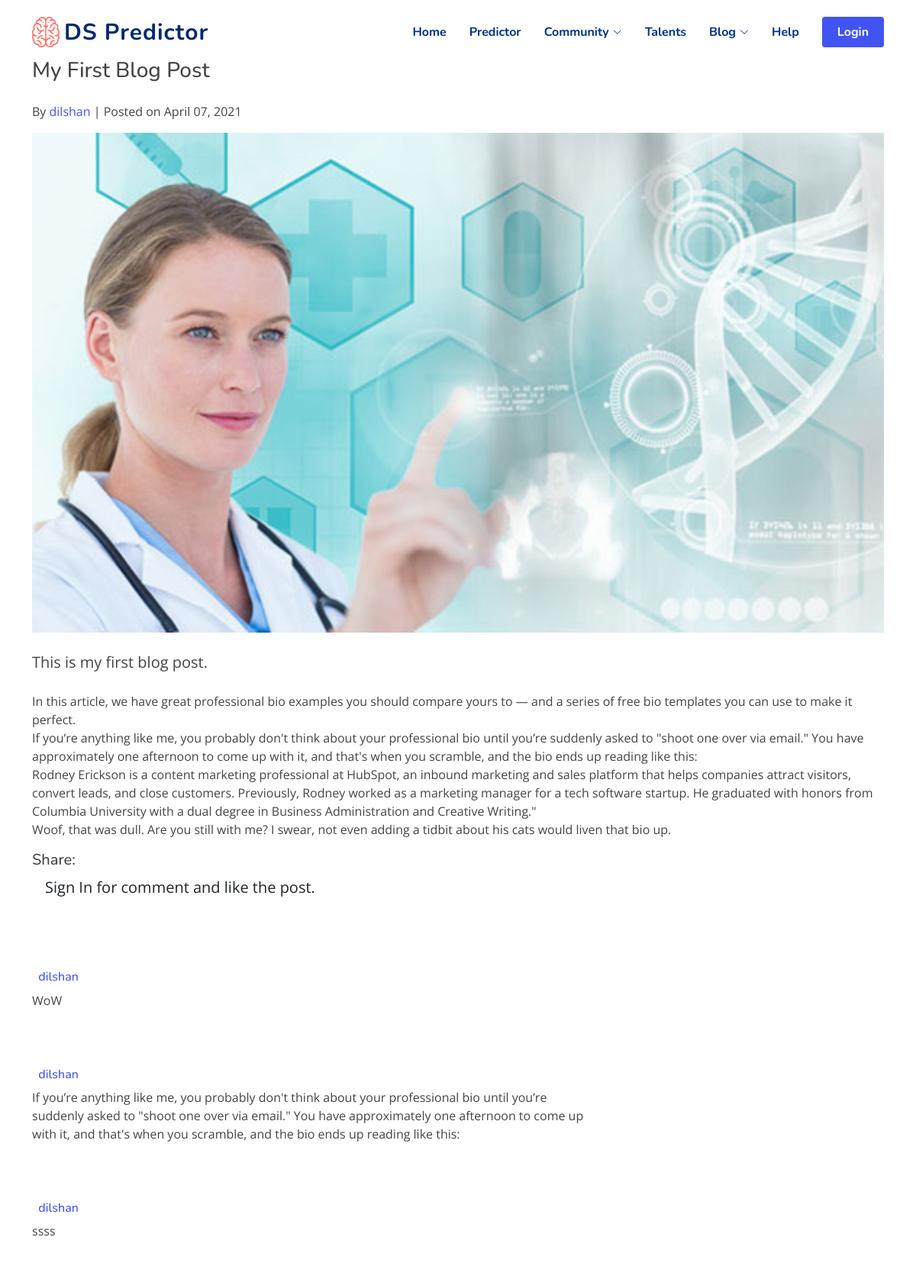
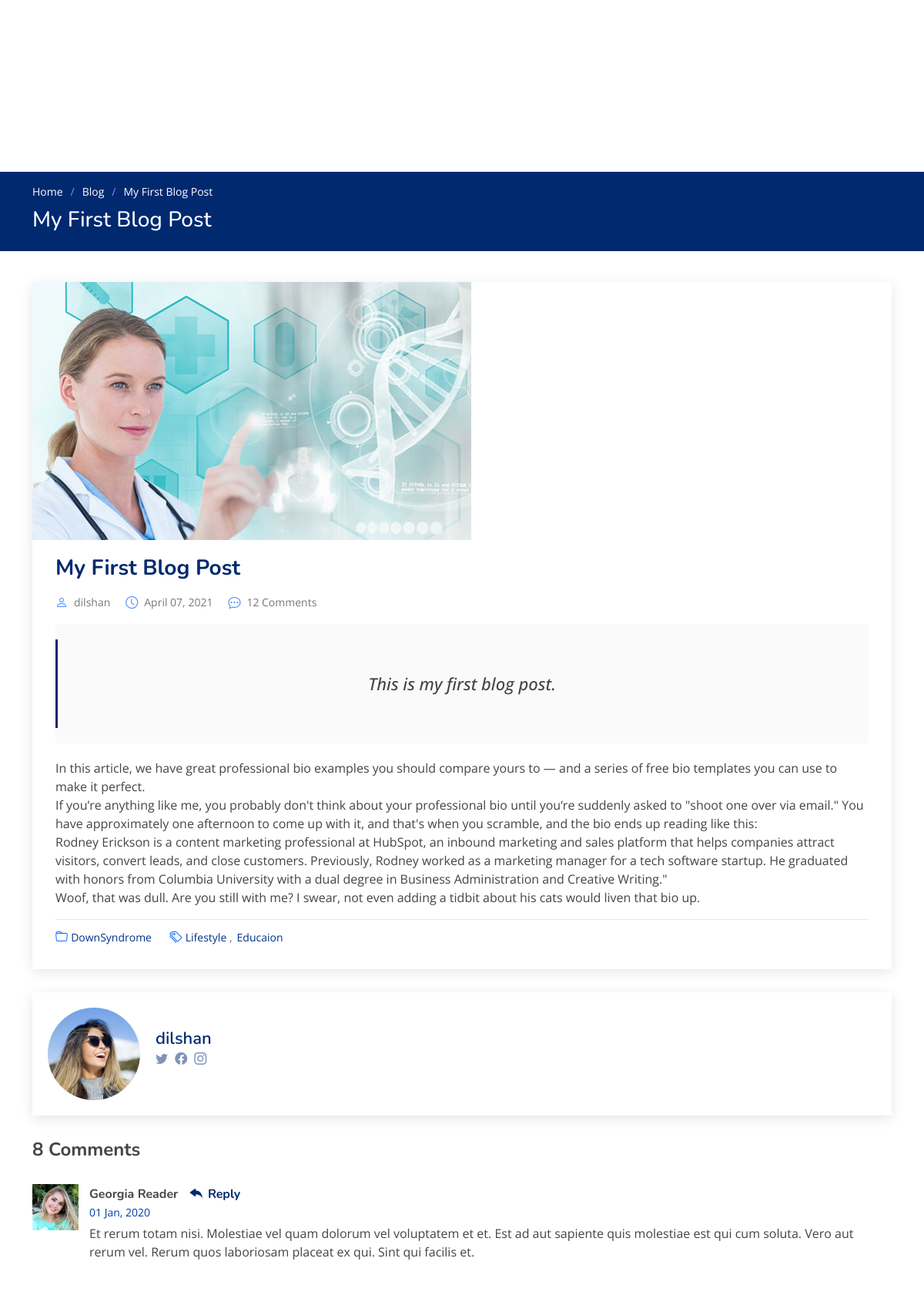
/blog/post/3/ (upper part), run on the app's committed database (2 pictures, top to bottom).
### blog/models.py (models this page shows, shortened)
class Post(models.Model):
    author = models.ForeignKey(
        settings.AUTH_USER_MODEL, on_delete=models.CASCADE)
    title = models.CharField(max_length=100)
    brief = models.TextField(max_length=500,default="")
    content = models.TextField()
    liked = models.ManyToManyField(
        settings.AUTH_USER_MODEL, blank=True, related_name='liked')
    date_posted = models.DateTimeField(default=timezone.now)
    pic = models.ImageField(upload_to='photos/%Y/%m/%d/', default='photos\2021\04\06\01.png')
    objects = PostManager()
    class Meta:
        ordering = ('-date_posted', )

class Comment(models.Model):
    post = models.ForeignKey(
        Post, related_name='comments', on_delete=models.CASCADE)
    author = models.ForeignKey(
        settings.AUTH_USER_MODEL, on_delete=models.CASCADE)
    text = models.TextField()
    created_date = models.DateTimeField(default=timezone.now)
    approved_comment = models.BooleanField(default=True)

### blog/views.py (the view)
# urls.py: path('post/<int:pk>/', PostDetailView.as_view(), name='post_detail'),
class PostDetailView(DetailView):
    model = Post

### templates/blog/post_detail.html (shortened to what this page needs)
{% extends 'base.html' %}
{% load static %}
{% block content %}
{% load crispy_forms_tags %}
<div class="main-content">
  <section class="pb-0">
    <div class="container">
      <div class="row">
        <div class="col-lg-12">
          <h3 class="pt-3 pb-3">{{object.title}}</h3>
          <p>
            By <a class="mr-2" href="{% url 'user_posts' object.author.username %}">{{ object.author }}</a> | Posted on {{ object.date_posted|date:"F d, Y" }}
          </p>
          <img src="{{object.pic.url}}" class="img-fluid-new w-100" alt="blogimage">
          <div class="blog-content">
            <blockquote class="blockquote mt-4 mb-4">
              <p class="mb-0">{{ object.brief|safe|linebreaks }}</p>
            </blockquote>
          </div>
          <p>{{ object.content|safe|linebreaks }}</p>
          <div class="share-box">
            <div class="row align-items-center">
              <div class="col-lg-6 col-md-6">
                <div class="social-icone text-left mt-3 mt-lg-0 mt-md-0">
                  <h5 class="d-inline">Share:</h5>
                  <ul class="list-inline mb-0 d-inline">
                  </ul>
                </div>
              </div>
            </div>
          </div>
            {% if user.is_authenticated %}
            <form method="POST" action="{% url 'add_comment' object.id %}">
              {% csrf_token %}
              <div class="row">
                <h4 class="mb-2 mt-5">Leave a Comment</h4>
                <textarea class="form-control" name="text" rows="3" required placeholder="Your Comment"></textarea>
                <input type="hidden" name="user_id" value="{{user.id}}">
                <div >
                  <button class="button" type="submit">Comment</button>
                </div>
              </div>
            </form>
            {% else %}
            <a href="{% url 'login' %}" class="btn btn-button btn-lg btn-block mb-4">
              Sign In for comment and like the post.
            </a>
            {% endif %}
            {% for comment in post.comments.all %}
            {% if comment.approved_comment %}
            <section>
              <div class="col-lg-8">
                <div class="pricing-ecom-box text-left wow slideInUp" data-wow-duration="0.5s" style="visibility: visible; animation-duration: 0.5s; animation-name: slideInUp;">
                  <h6 class="mt-0"><a href="{% url 'patient' comment.author.pk %}"><i class="fa fa-user-o" >&nbsp; </i>{{ comment.author }}</a></h6>
                  {{ comment.text|linebreaks }}
                </div>
              </div>
              {% else %}
              <div class="alert alert-secondary" role="alert">
                No Comment has been posted.
              </div>
            </section>
            {% endif %}
            {% endfor %}
          </div>
        </div>
      </div>
    </div>
<main id="main">
  <section class="breadcrumbs">
    <div class="container">
      <ol>
        <li><a href="index.html">Home</a></li>
        <li><a href="blog.html">Blog</a></li>
        <li>{{object.title}}</li>
      </ol>
      <h2>{{object.title}}</h2>
    </div>
  </section>
  <section id="blog" class="blog">
    <div class="container" data-aos="fade-up">
      <div class="row">
        <div class="col-lg-12 entries">
          <article class="entry entry-single">
            <div class="entry-img">
              <img src="{{object.pic.url}}" alt="" class="img-fluid">
            </div>
            <h2 class="entry-title">
              <a href="blog-single.html">{{object.title}}</a>
            </h2>
            <div class="entry-meta">
              <ul>
                <li class="d-flex align-items-center"><i class="bi bi-person"></i> <a href="{% url 'user_posts' object.author.username %}">{{ object.author }}</a></li>
                <li class="d-flex align-items-center"><i class="bi bi-clock"></i> <a href="#"><time datetime="2020-01-01">{{ object.date_posted|date:"F d, Y" }}</time></a></li>
                <li class="d-flex align-items-center"><i class="bi bi-chat-dots"></i> <a href="#">12 Comments</a></li>
              </ul>
            </div>
            <div class="entry-content">
              <blockquote>
                <p>
                  {{ object.brief|safe|linebreaks }}
                </p>
              </blockquote>
              <p>
                {{ object.content|safe|linebreaks }}
              </p>
            </div>
            <div class="entry-footer">
              <i class="bi bi-folder"></i>
              <ul class="cats">
                <li><a href="#">DownSyndrome</a></li>
              </ul>
              <i class="bi bi-tags"></i>
              <ul class="tags">
                <li><a href="#">Lifestyle</a></li>
                <li><a href="#">Educaion</a></li>
              </ul>
            </div>
          </article>
          <div class="blog-author d-flex align-items-center">
            <img src="{% static 'assets/img/blog/blog-author.jpg' %}" class="rounded-circle float-left" alt="">
            <div>
              <h4>{{ object.author }}</h4>
              <div class="social-links">
                <a href="https://twitters.com/#"><i class="bi bi-twitter"></i></a>
                <a href="https://facebook.com/#"><i class="bi bi-facebook"></i></a>
                <a href="https://instagram.com/#"><i class="biu bi-instagram"></i></a>
              </div>
            </div>
          </div>
          <div class="blog-comments">
            <h4 class="comments-count">8 Comments</h4>
            <div id="comment-1" class="comment">
              <div class="d-flex">
                <div class="comment-img"><img src="assets/img/blog/comments-1.jpg" alt=""></div>
                <div>
                  <h5><a href="">Georgia Reader</a> <a href="#" class="reply"><i class="bi bi-reply-fill"></i> Reply</a></h5>
                  <time datetime="2020-01-01">01 Jan, 2020</time>
                  <p>
                    Et rerum totam nisi. Molestiae vel quam dolorum vel voluptatem et et. Est ad aut sapiente quis molestiae est qui cum soluta.
                    Vero aut rerum vel. Rerum quos laboriosam placeat ex qui. Sint qui facilis et.
                  </p>
                </div>
              </div>
            </div>
          </div>
        </div>
      </div>
    </div>
  </section>
</main>
{% endblock %}

### dspredictor/static/assets/css/style.css (style rules this page uses)
:root { scroll-behavior: smooth; }
body { font-family: "Open Sans", sans-serif; color: #444444; }
a { color: #4154f1; text-decoration: none; }
h1, h2, h3, h4, h5, h6 { font-family: "Nunito", sans-serif; }
section { padding: 60px 0; overflow: hidden; }
.breadcrumbs { padding: 15px 0; background: #012970; min-height: 40px; margin-top: 82px; color: #fff; }
.breadcrumbs h2 { font-size: 28px; font-weight: 500; }
.breadcrumbs ol { display: flex; flex-wrap: wrap; list-style: none; padding: 0 0 10px 0; margin: 0; font-size: 14px; }
.breadcrumbs ol a { color: #fff; transition: 0.3s; }
.breadcrumbs ol li + li { padding-left: 10px; }
.breadcrumbs ol li + li::before { display: inline-block; padding-right: 10px; color: #8894f6; content: "/"; }
.blog { padding: 40px 0 20px 0; }
.blog .entry { padding: 30px; margin-bottom: 60px; box-shadow: 0 4px 16px rgba(0, 0, 0, 0.1); }
.blog .entry .entry-img { max-height: 440px; margin: -30px -30px 20px -30px; overflow: hidden; }
.blog .entry .entry-title { font-size: 28px; font-weight: bold; padding: 0; margin: 0 0 20px 0; }
.blog .entry .entry-title a { color: #012970; transition: 0.3s; }
.blog .entry .entry-meta { margin-bottom: 15px; color: #4084fd; }
.blog .entry .entry-meta ul { display: flex; flex-wrap: wrap; list-style: none; align-items: center; padding: 0; margin: 0; }
.blog .entry .entry-meta ul li + li { padding-left: 20px; }
.blog .entry .entry-meta i { font-size: 16px; margin-right: 8px; line-height: 0; }
.blog .entry .entry-meta a { color: #777777; font-size: 14px; display: inline-block; line-height: 1; }
.blog .entry .entry-content p { line-height: 24px; }
.blog .entry .entry-content blockquote { overflow: hidden; background-color: #fafafa; padding: 60px; position: relative; text-align: center; margin: 20px 0; }
.blog .entry .entry-content blockquote p { color: #444444; line-height: 1.6; margin-bottom: 0; font-style: italic; font-weight: 500; font-size: 22px; }
.blog .entry .entry-content blockquote::after { content: ''; position: absolute; left: 0; top: 0; bottom: 0; width: 3px; background-color: #012970; margin-top: 20px; margin-bottom: 20px; }
.blog .entry .entry-footer { padding-top: 10px; border-top: 1px solid #e6e6e6; }
.blog .entry .entry-footer i { color: #0d64fd; display: inline; }
.blog .entry .entry-footer a { color: #013289; transition: 0.3s; }
.blog .entry .entry-footer .cats { list-style: none; display: inline; padding: 0 20px 0 0; font-size: 14px; }
.blog .entry .entry-footer .cats li { display: inline-block; }
.blog .entry .entry-footer .tags { list-style: none; display: inline; padding: 0; font-size: 14px; }
.blog .entry .entry-footer .tags li { display: inline-block; }
.blog .entry .entry-footer .tags li + li::before { padding-right: 6px; color: #6c757d; content: ","; }
.blog .entry-single { margin-bottom: 30px; }
.blog .blog-author { padding: 20px; margin-bottom: 30px; box-shadow: 0 4px 16px rgba(0, 0, 0, 0.1); }
.blog .blog-author img { width: 120px; margin-right: 20px; }
.blog .blog-author h4 { font-weight: 600; font-size: 22px; margin-bottom: 0px; padding: 0; color: #012970; }
.blog .blog-author .social-links { margin: 0 10px 10px 0; }
.blog .blog-author .social-links a { color: rgba(1, 41, 112, 0.5); margin-right: 5px; }
.blog .blog-comments { margin-bottom: 30px; }
.blog .blog-comments .comments-count { font-weight: bold; }
.blog .blog-comments .comment { margin-top: 30px; position: relative; }
.blog .blog-comments .comment .comment-img { margin-right: 14px; }
.blog .blog-comments .comment .comment-img img { width: 60px; }
.blog .blog-comments .comment h5 { font-size: 16px; margin-bottom: 2px; }
.blog .blog-comments .comment h5 a { font-weight: bold; color: #444444; transition: 0.3s; }
.blog .blog-comments .comment h5 .reply { padding-left: 10px; color: #012970; }
.blog .blog-comments .comment h5 .reply i { font-size: 20px; }
.blog .blog-comments .comment time { display: block; font-size: 14px; color: #013ca3; margin-bottom: 5px; }

### data on the page
Post: title "My First Blog Post", author "dilshan", date_posted "April 07, 2021", pic (picture), brief "This is my first blog post.", content "In this article, we have great professional bio examples you should compare yours to — and a series of free bio templates you can use to make it perfect. If you’re anything like me, you probably don't think about your professional bio until you’re suddenly asked to \"shoot one over via email.\" You have approximately one afternoon to come up with it, and that's when you scramble, and the bio ends up reading like this: Rodney Erickson is a content marketing professional at HubSpot, an inbound marketing and sales platform that helps companies attract visitors, convert leads, and close customers. Previously, Rodney worked as a marketing manager for a tech software startup. He graduated with…"
Comment: author "dilshan", text "WoW"
Comment: author "dilshan", text "If you’re anything like me, you probably don't think about your professional bio until you’re suddenly asked to \"shoot one over via email.\" You have approximately one afternoon to come up with it, and that's when you scramble, and the bio ends up reading like this:"
Comment: author "dilshan", text "ssss"
